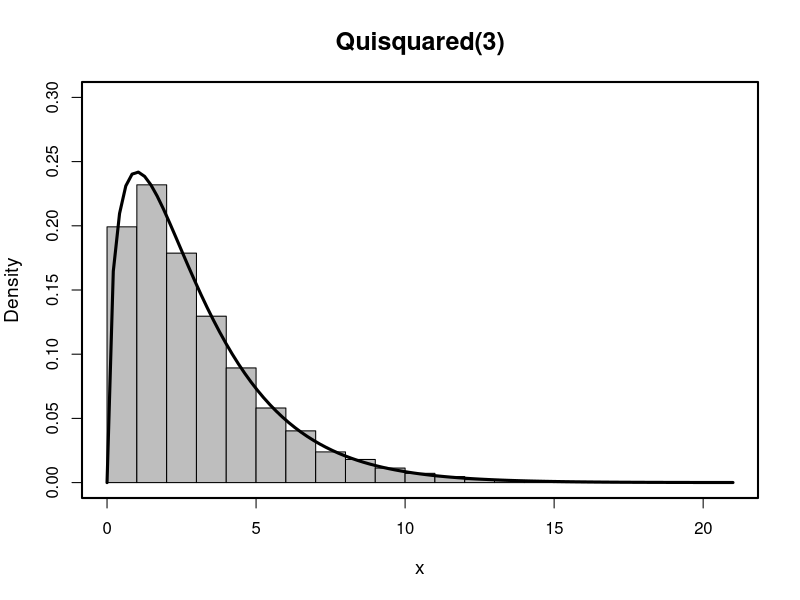

Source code (R): (Note: this script raises an error after producing the figure.)
#Exercicio A
sim.norm<-function(n, mu, std){
  
  "Box-Muller Algorithm. This function generates samples
  from two independent random variables X,Y ~ N(mu,std)."
  
  x<-vector()
  y<-vector()
  
  for (i in 1:n){
    
    theta=2*pi*runif(1,0,1)
    R=sqrt(-2*log(runif(1,0,1)))
    
    # add N(0,1) observations to the samples
    x=c(x,R*cos(theta))
    y=c(y,R*sin(theta))
  }
  
  # convert all observations from N(0,1) to N(mu,std)
  x=x*std+mu
  y=y*std+mu
  return(list(x,y))
}

sim.quisquared<-function(n,df,lower=0,upper=1){
  #forms a quisquared distribution from random uniform values x=(0 to 1)
  s=vector()
  for (i in 1:n){
    x=unlist(sim.norm(df,lower,upper)[1])
    s=c(s,sum(x^2))
  }
  return(s)
}


set.seed(123)
# plotting the histogram
hist(sim.quisquared(10000,3),freq=F,main="Quisquared(3)",ylim=c(0,0.3),xlab="x",col="grey",
     cex.main=1.5,cex.lab=1.15)
# adding the p.d.f. on top of the histogram
curve(dchisq(x,3),add=T,lwd=3,lty=1)
# drawing a box around the plot
box(lwd=2)

f<-function(x){
  return(x*exp(-x))
}

M=optimise(h,interval = c(0,5),maximum = T)$objective

gx=sim.quisquared(10000,3)


#testing zone

h<-function(x){
  #function h(x)=f(x)/g(x)
  #this is for testing we can´t use dchisq
  f(x)/dchisq(x,3)
}

curve(h(x))
curve(M*dchisq(x,3),ylim=c(0,0.5),xlim=c(0,10))
curve(f,type='l',add=T)
